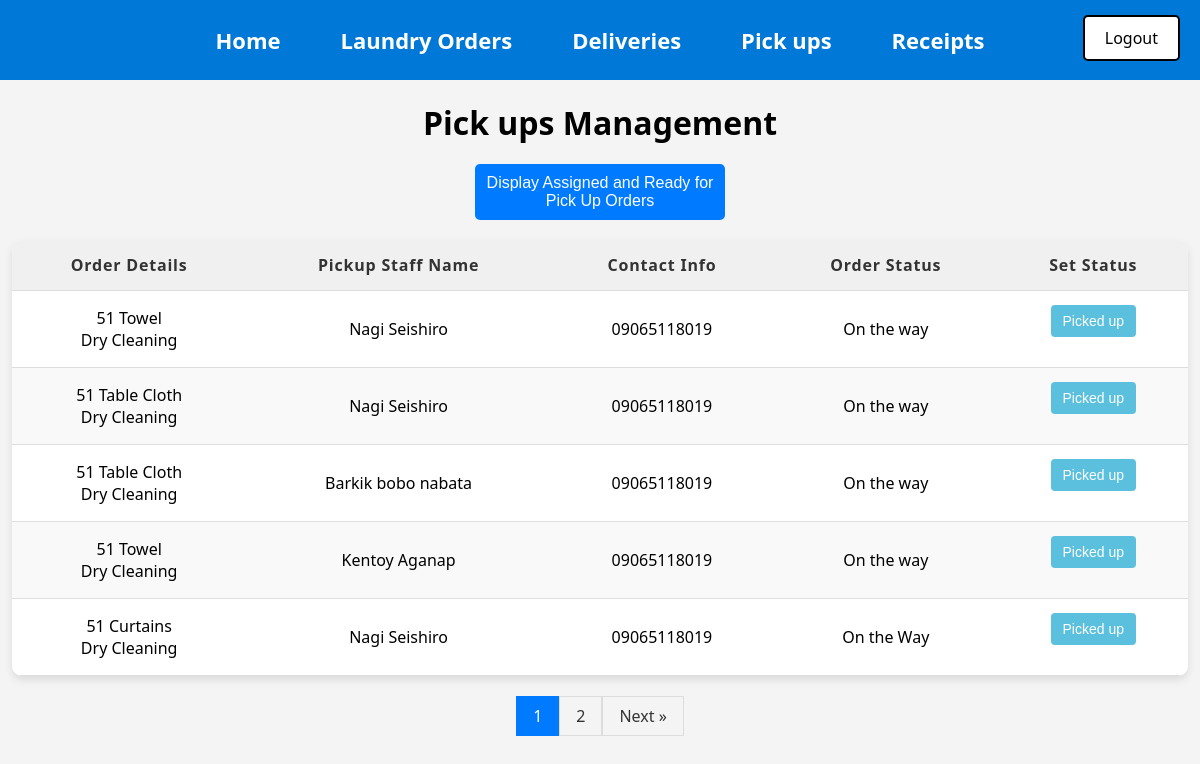
Before: /Pickups.php (signed in) with the older database file.
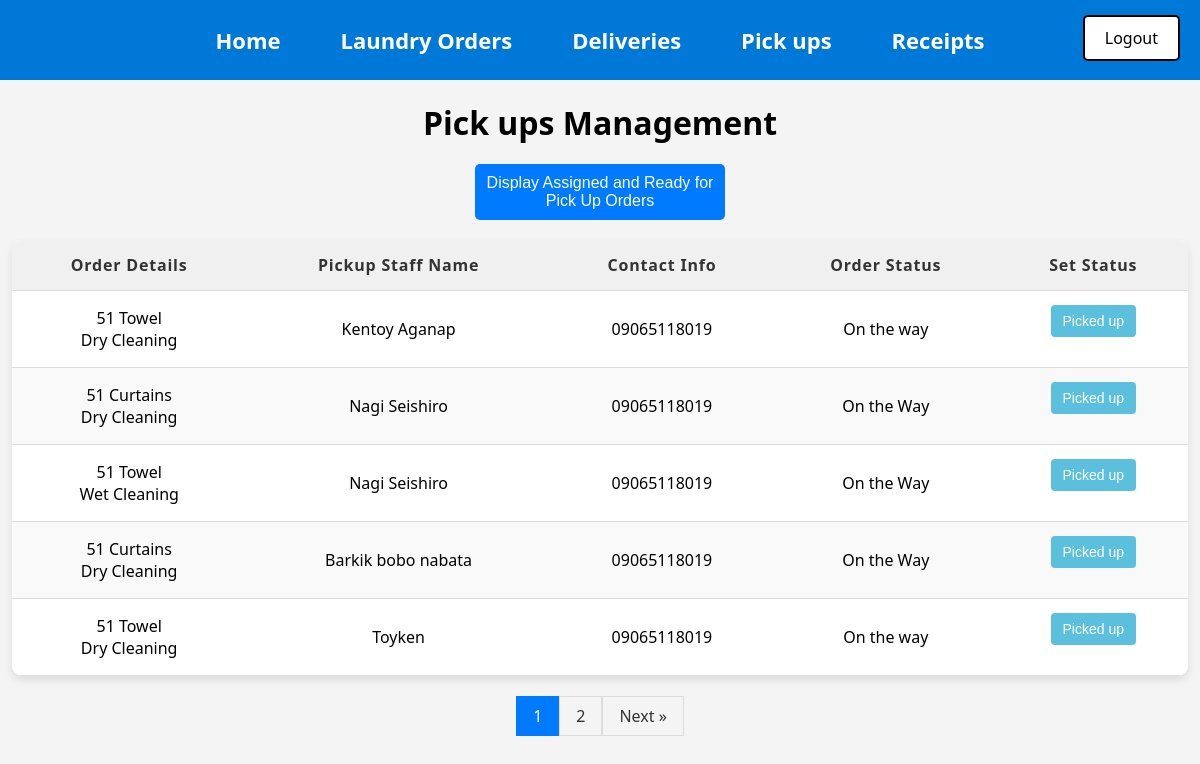
After: the same page with the newer database file.
### tables this page shows
CREATE TABLE `Pickups` (
  `Pickup_ID` int(11) NOT NULL AUTO_INCREMENT,
  `Date` date DEFAULT NULL,
  `Status` varchar(250) DEFAULT NULL,
  `Pickup_staff_name` varchar(40) DEFAULT NULL,
  `Contact_info` varchar(11) DEFAULT NULL,
  `Order_ID` int(11) NOT NULL,
  `User_ID` int(11) NOT NULL,
  PRIMARY KEY (`Pickup_ID`),
  KEY `Orders_Pickups` (`Order_ID`),
  KEY `Users_Pickups` (`User_ID`),
  CONSTRAINT `Orders_Pickups` FOREIGN KEY (`Order_ID`) REFERENCES `Orders` (`Order_ID`),
  CONSTRAINT `Users_Pickups` FOREIGN KEY (`User_ID`) REFERENCES `Users` (`User_ID`)
);

CREATE TABLE `Orders` (
  `Order_ID` int(11) NOT NULL AUTO_INCREMENT,
  `Order_date` date NOT NULL,
  `Laundry_type` varchar(40) NOT NULL,
  `Laundry_quantity` varchar(40) NOT NULL,
  `Cleaning_type` varchar(40) NOT NULL,
  `Place` varchar(40) NOT NULL,
  `Priority_number` varchar(40) NOT NULL,
  `Status` varchar(250) DEFAULT NULL,
  `User_ID` int(11) NOT NULL,
  PRIMARY KEY (`Order_ID`),
  KEY `Users_Orders` (`User_ID`),
  CONSTRAINT `Users_Orders` FOREIGN KEY (`User_ID`) REFERENCES `Users` (`User_ID`)
);

### htdocs/Pickups.php (the view, shortened to what this page needs)
<?php
include("db_connect.php");
include("Menu.php");
include("Logout.php");
$results_per_page = 5;
$current_page = isset($_GET['page']) && is_numeric($_GET['page']) ? intval($_GET['page']) : 1;
$start_from = ($current_page - 1) * $results_per_page;
$show_unassigned = isset($_GET['show_unassigned']) && $_GET['show_unassigned'] === 'true';
$show_unassigned_condition = $show_unassigned
    ? "(Orders.Status = 'Ready for Pick up' OR Pickups.Status = 'Assigned')"
    : "(Pickups.Status IN ('On the way', 'Picked up') AND Orders.Status != 'Ready for Pick up' AND Orders.Status != 'Assigned')";
$sql = "SELECT Orders.Order_ID, Orders.Laundry_type, Orders.Laundry_quantity, Orders.Cleaning_type, Orders.Place, Orders.Status AS OrderStatus,
            Pickups.Pickup_ID, Pickups.Date, Pickups.Pickup_staff_name, Pickups.Status AS PickupStatus, Pickups.Contact_info
        FROM Orders
       LEFT JOIN Pickups ON Orders.Order_ID = Pickups.Order_ID
        WHERE $show_unassigned_condition
        ORDER BY
    CASE
        WHEN Pickups.Status = 'On the way' THEN 1
        WHEN Pickups.Status = 'Picked up' THEN 2
        WHEN Pickups.Status = 'Assigned' THEN 3
        ELSE 4
    END,
    Pickups.Date ASC
        LIMIT $start_from, $results_per_page;";
$query = mysqli_query($conn, $sql);
$total_query = "SELECT COUNT(*) AS total
                FROM Orders
                LEFT JOIN Pickups ON Orders.Order_ID = Pickups.Order_ID
                WHERE $show_unassigned_condition";
$total_result = mysqli_query($conn, $total_query);
$total_row = mysqli_fetch_assoc($total_result);
$total_results = $total_row['total'];
$total_pages = ceil($total_results / $results_per_page);
?>
<!DOCTYPE html>
<html lang="en">
<head>
</head>
<body>
    <h1>Pick ups Management</h1>
    <form method="GET" style="margin-bottom: 10px; text-align: center;">
        <button type="submit" class="toggle-btn">
            <?php echo $show_unassigned ? 'Display Active Pick ups' : ' Display Assigned and Ready for Pick Up Orders '; ?>
        </button>
    </form>
    <table>
        <thead>
            <tr>
                <th>Order Details</th>
                <th>Pickup Staff Name</th>
                <th>Contact Info</th>
                <th>Order Status</th>
                <?php
                $show_set_status = false;
                if ($query && mysqli_num_rows($query) > 0) {
                    mysqli_data_seek($query, 0);
                    while ($row = mysqli_fetch_assoc($query)) {
                        if ($row['OrderStatus'] !== 'Picked up') {
                            $show_set_status = true;
                            break;
                        }
                    }
                    mysqli_data_seek($query, 0);
                }
                if (!$show_unassigned && $show_set_status) {
                    echo '<th>Set Status</th>';
                }
                ?>
            </tr>
        </thead>
        <tbody>
            <?php
            if ($query) {
                while ($row = mysqli_fetch_assoc($query)) {
                    echo "<tr>";
                    echo "<td>" . htmlspecialchars($row['Laundry_quantity']) . " " . htmlspecialchars($row['Laundry_type']) . "<br>" . htmlspecialchars($row['Cleaning_type']) .  "</td>";
                    echo "<td>" . htmlspecialchars($row["Pickup_staff_name"] ?? 'Not Assigned') . "</td>";
                    echo "<td>" . htmlspecialchars($row["Contact_info"] ?? 'Not Assigned') . "</td>";
                    echo "<td>" . htmlspecialchars($row["OrderStatus"]) . "</td>";
                    if (!$show_unassigned && $show_set_status && $row['OrderStatus'] !== 'Picked up' && isset($row['Pickup_ID'])) {
                        echo "<td><form method='POST'>
                                <input type='hidden' name='Pickup_ID' value='" . htmlspecialchars($row['Pickup_ID']) . "'>
                                <button type='submit' name='status' value='Picked up' class='status-btn ready-for-pickup'>Picked up</button>
                              </form></td>";
                    }
                    echo "</tr>";
                }
            } else {
                echo "<tr><td colspan='6'>No records found.</td></tr>";
            }
            ?>
        </tbody>
    </table>
    <div class="pagination">
        <?php
        for ($i = 1; $i <= $total_pages; $i++) {
            $active_class = ($i == $current_page) ? 'active' : '';
            echo '<a href="Pickups.php?page=' . $i . '&show_unassigned=' . ($show_unassigned ? 'true' : 'false') . '" class="' . $active_class . '">' . $i . '</a>';
        }
        if ($current_page < $total_pages) {
            echo '<a href="Pickups.php?page=' . ($current_page + 1) . '&show_unassigned=' . ($show_unassigned ? 'true' : 'false') . '">Next &raquo;</a>';
        }
        ?>
    </div>
</body>
</html>

Changed rows visible on the page:
no longer on this page (row edited): pickups: Order_ID.Laundry_quantity "51", Order_ID.Laundry_type "Towel", Order_ID.Cleaning_type "Dry Cleaning", Pickup_staff_name "Nagi Seishiro", Contact_info "09065118019", Order_ID.Status "On the way"
no longer on this page (row edited): pickups: Order_ID.Laundry_quantity "51", Order_ID.Laundry_type "Table Cloth", Order_ID.Cleaning_type "Dry Cleaning", Pickup_staff_name "Nagi Seishiro", Contact_info "09065118019", Order_ID.Status "On the way"
no longer on this page (row edited): pickups: Order_ID.Laundry_quantity "51", Order_ID.Laundry_type "Table Cloth", Order_ID.Cleaning_type "Dry Cleaning", Pickup_staff_name "Barkik bobo nabata", Contact_info "09065118019", Order_ID.Status "On the way"
now on this page (row unchanged): pickups: Order_ID.Laundry_quantity "51", Order_ID.Laundry_type "Towel", Order_ID.Cleaning_type "Wet Cleaning", Pickup_staff_name "Nagi Seishiro", Contact_info "09065118019", Order_ID.Status "On the Way"
added pickups: Order_ID.Laundry_quantity "51", Order_ID.Laundry_type "Curtains", Order_ID.Cleaning_type "Dry Cleaning", Pickup_staff_name "Barkik bobo nabata", Contact_info "09065118019", Order_ID.Status "On the Way"
now on this page (row unchanged): pickups: Order_ID.Laundry_quantity "51", Order_ID.Laundry_type "Towel", Order_ID.Cleaning_type "Dry Cleaning", Pickup_staff_name "Toyken", Contact_info "09065118019", Order_ID.Status "On the way"
